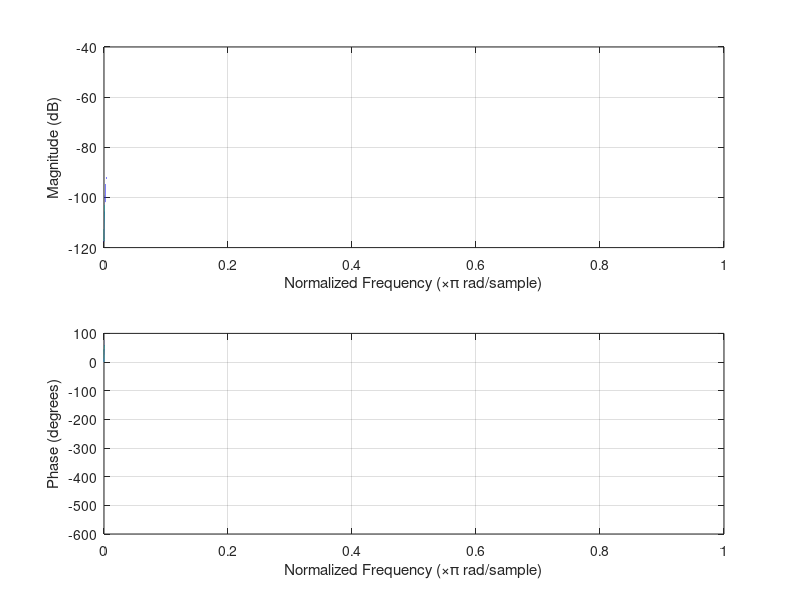

MATLAB code to generate this figure: (Note: this script raises an error after producing the figure.)
%% CMD Filter Work
%% Calculating coefficients - Generate SOS Matrix
fc = 400;
fs = 2.5e6;
ripple  = 10;
order = 1;

[z, p, k] = cheby2(order, ripple, fc/(fs/2));

[sos, g] = zp2sos(z, p, k);
sos1 = zp2sos(z, p, k);
figure(1);
freqz(sos1, 512, fs);

%% Input
Fs = fs;            % Sampling frequency                    
T = 1/Fs;             % Sampling period       
%L = 100;             % Length of signal
fsine = fc;        % frequency of test sinewave
L = round(((1/fsine)/T))*4;
t = (0:L-1)*T;        % Time vector

O = numerictype([],32,31);
%j = (t>1e-5);
j = sin(2*pi*fsine*t);

codes = fi('numerictype', O);
m = numerictype([], 14, 13);
output = fi('numerictype', m);
figure(2);
grid on;
%loop that takes the input step function and outputs the hex codes that the
%AD7961 would output
for x = (1:L)
    code = fi(j(x), 'numerictype', O);
    codes = [codes; code];
    out = doFilter(code, sos, g);
    output = [output, out];
end

% Plotting Input and Output on same graph
%plot(t, codes*2^-15);%normalized the step function here to be able to view both filter output and step voltage
plot(t, codes);
hold on;
plot(t, output);
title('Original Signal and Response of IIR LP filter');
xlabel('t[s]');
ylabel('Amplitude');

%%
function y = doFilter(x, sos, g)
%DOFILTER Filters input x and returns output y.

% MATLAB Code
% Generated by MATLAB(R) 9.9 and DSP System Toolbox 9.11.
% Generated on: 30-Jul-2021 19:01:04

%#codegen

% To generate C/C++ code from this function use the codegen command.
% Type 'help codegen' for more information.

persistent Hd;

if isempty(Hd)
    
    % The following code was used to design the filter coefficients:
    %
    % N    = 1;        % Order
    % F3dB = 400;      % 3-dB Frequency
    % Fs   = 2500000;  % Sampling Frequency
    %
    % h = fdesign.lowpass('n,f3db', N, F3dB, Fs);
    %
    % Hd = design(h, 'butter', ...
    %     'SystemObject', true);
    
    Gain = g;
    SOS_Matrix = sos;
    
    Hd = dsp.BiquadFilter( ...
        'Structure', 'Direct form II', ...
        'SOSMatrix', SOS_Matrix, ...
        'ScaleValues', Gain, ...
        'SectionInputDataType', 'Custom', ...
        'CustomSectionInputDataType', numerictype([],32,31), ...
        'SectionOutputDataType', 'Custom', ...
        'CustomSectionOutputDataType', numerictype([],32,31), ...
        'NumeratorCoefficientsDataType', 'Custom', ...
        'CustomNumeratorCoefficientsDataType', numerictype([],32,30), ...
        'DenominatorCoefficientsDataType', 'Custom', ...
        'CustomDenominatorCoefficientsDataType', numerictype([],32,30), ...
        'ScaleValuesDataType', 'Custom', ...
        'CustomScaleValuesDataType', numerictype([],32,31), ...
        'NumeratorProductDataType', 'Custom', ...
        'CustomNumeratorProductDataType', numerictype([],48,45), ...
        'DenominatorProductDataType', 'Custom', ...
        'CustomDenominatorProductDataType', numerictype([],48,45), ...
        'NumeratorAccumulatorDataType', 'Custom', ...
        'CustomNumeratorAccumulatorDataType', numerictype([],50,45), ...
        'DenominatorAccumulatorDataType', 'Custom', ...
        'CustomDenominatorAccumulatorDataType', numerictype([],50,45), ...
        'StateDataType', 'Custom', ...
        'CustomStateDataType', numerictype([],32,31), ...
        'OutputDataType', 'Custom', ...
        'CustomOutputDataType', numerictype([],14,13), ...
        'RoundingMethod', 'Convergent', ...
        'OverflowAction', 'Saturate');
end

%s = fi(x,1,16,15,'RoundingMethod', 'Round', 'OverflowAction', 'Saturate');
%y = step(Hd,s);
y = Hd(x);
end